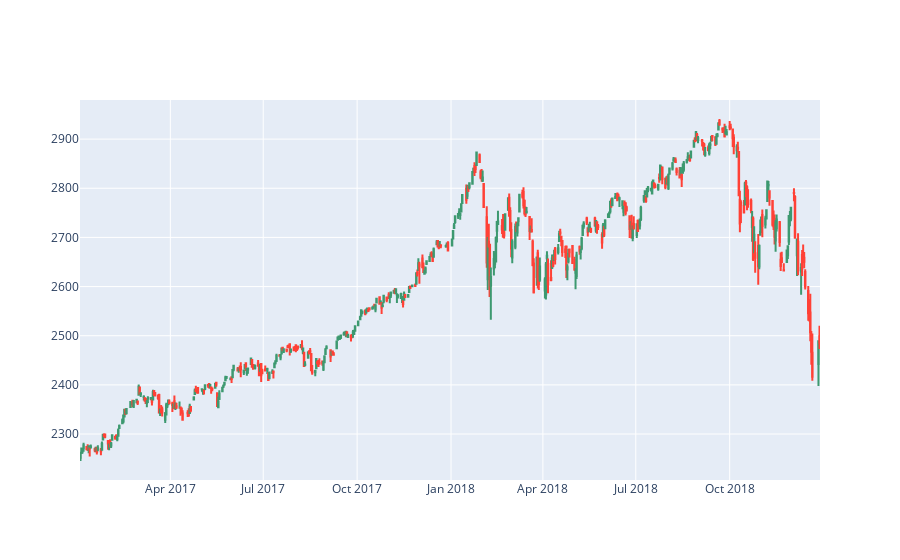

Notebook source saved alongside this figure:
### Markdown cell above
###### S&P500

### Code cell
sp500_data = sp500_data.reset_index()
fig = go.Figure(data=[go.Candlestick(x = sp500_data["Date"],open=sp500_data["Open"], high=sp500_data["High"],
                low=sp500_data["Low"], close=sp500_data["Close"])])

fig.update_layout(xaxis_rangeslider_visible=False)
fig.show()
sp500_data["Date"] = pd.to_datetime(sp500_data["Date"])
sp500_data = sp500_data.set_index("Date")

### Figure 1 — Plotly figure (JSON) as saved in the notebook; plotly's stock layout.template omitted (floating-point values rounded to 4 significant figures; data arrays with more than 128 entries replaced by an {"elided": "..."} marker saying what was removed)
{"data": [{"close": {"elided": "489 float values"}, "high": {"elided": "489 float values"}, "low": {"elided": "489 float values"}, "open": {"elided": "489 float values"}, "type": "candlestick", "x": {"elided": "489 str values"}}], "layout": {"xaxis": {"rangeslider": {"visible": false}}}}
